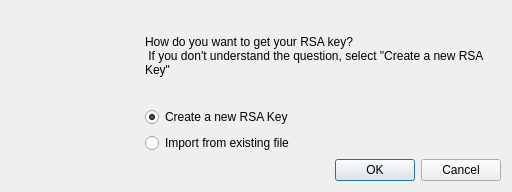
<?xml version="1.0" encoding="UTF-8"?>
<ui version="4.0">
 <class>GetRsaDialog</class>
 <widget class="QDialog" name="GetRsaDialog">
  <property name="geometry">
   <rect>
    <x>0</x>
    <y>0</y>
    <width>512</width>
    <height>192</height>
   </rect>
  </property>
  <property name="windowTitle">
   <string>Get key</string>
  </property>
  <property name="windowIcon">
   <iconset theme="preferences-desktop-cryptography">
    <normaloff/>
   </iconset>
  </property>
  <layout class="QGridLayout" name="gridLayout">
   <item row="0" column="1">
    <widget class="QLabel" name="label_2">
     <property name="frameShape">
      <enum>QFrame::NoFrame</enum>
     </property>
     <property name="text">
      <string>How do you want to get your RSA key?
 If you don't understand the question, select &quot;Create a new RSA Key&quot;</string>
     </property>
     <property name="wordWrap">
      <bool>true</bool>
     </property>
    </widget>
   </item>
   <item row="5" column="0" colspan="2">
    <widget class="QDialogButtonBox" name="buttonBox">
     <property name="orientation">
      <enum>Qt::Horizontal</enum>
     </property>
     <property name="standardButtons">
      <set>QDialogButtonBox::Cancel|QDialogButtonBox::Ok</set>
     </property>
     <property name="centerButtons">
      <bool>false</bool>
     </property>
    </widget>
   </item>
   <item row="1" column="1">
    <widget class="QRadioButton" name="newrsakeyr">
     <property name="text">
      <string>Create a new RSA Key</string>
     </property>
     <property name="icon">
      <iconset theme="document-new">
       <normaloff/>
      </iconset>
     </property>
     <property name="checked">
      <bool>true</bool>
     </property>
    </widget>
   </item>
   <item row="2" column="1">
    <widget class="QRadioButton" name="fromfiler">
     <property name="text">
      <string>Import from existing file</string>
     </property>
     <property name="icon">
      <iconset theme="document-import">
       <normaloff/>
      </iconset>
     </property>
    </widget>
   </item>
   <item row="0" column="0" rowspan="3">
    <widget class="QLabel" name="icon">
     <property name="minimumSize">
      <size>
       <width>128</width>
       <height>128</height>
      </size>
     </property>
     <property name="maximumSize">
      <size>
       <width>128</width>
       <height>128</height>
      </size>
     </property>
    </widget>
   </item>
  </layout>
 </widget>
 <resources/>
 <connections>
  <connection>
   <sender>buttonBox</sender>
   <signal>accepted()</signal>
   <receiver>GetRsaDialog</receiver>
   <slot>accept()</slot>
   <hints>
    <hint type="sourcelabel">
     <x>252</x>
     <y>160</y>
    </hint>
    <hint type="destinationlabel">
     <x>157</x>
     <y>274</y>
    </hint>
   </hints>
  </connection>
  <connection>
   <sender>buttonBox</sender>
   <signal>rejected()</signal>
   <receiver>GetRsaDialog</receiver>
   <slot>reject()</slot>
   <hints>
    <hint type="sourcelabel">
     <x>299</x>
     <y>160</y>
    </hint>
    <hint type="destinationlabel">
     <x>286</x>
     <y>274</y>
    </hint>
   </hints>
  </connection>
 </connections>
</ui>
